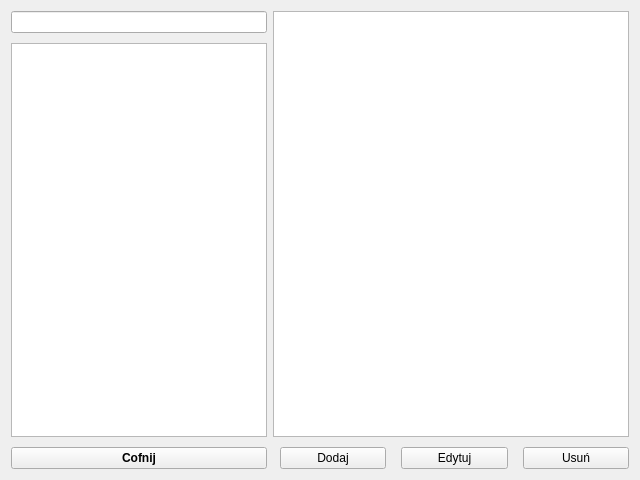
<?xml version="1.0" encoding="UTF-8"?>
<ui version="4.0">
 <class>Form</class>
 <widget class="QWidget" name="Form">
  <property name="geometry">
   <rect>
    <x>0</x>
    <y>0</y>
    <width>640</width>
    <height>480</height>
   </rect>
  </property>
  <property name="windowTitle">
   <string>Form</string>
  </property>
  <layout class="QHBoxLayout" name="horizontalLayout">
   <item>
    <layout class="QVBoxLayout" name="vbox_left">
     <property name="spacing">
      <number>10</number>
     </property>
     <item>
      <layout class="QVBoxLayout" name="vbox_child">
       <item>
        <widget class="QLineEdit" name="search">
         <property name="sizePolicy">
          <sizepolicy hsizetype="Minimum" vsizetype="Fixed">
           <horstretch>0</horstretch>
           <verstretch>0</verstretch>
          </sizepolicy>
         </property>
        </widget>
       </item>
       <item>
        <widget class="QListView" name="list_spells">
         <property name="sizePolicy">
          <sizepolicy hsizetype="Minimum" vsizetype="Expanding">
           <horstretch>0</horstretch>
           <verstretch>0</verstretch>
          </sizepolicy>
         </property>
        </widget>
       </item>
      </layout>
     </item>
     <item>
      <widget class="QPushButton" name="btn">
       <property name="font">
        <font>
         <weight>75</weight>
         <bold>true</bold>
        </font>
       </property>
       <property name="text">
        <string>Cofnij</string>
       </property>
      </widget>
     </item>
    </layout>
   </item>
   <item>
    <layout class="QVBoxLayout" name="vbox_right">
     <property name="spacing">
      <number>10</number>
     </property>
     <item>
      <widget class="QTextBrowser" name="textBrowser"/>
     </item>
     <item>
      <layout class="QHBoxLayout" name="hbox">
       <property name="spacing">
        <number>15</number>
       </property>
       <item>
        <spacer name="horizontalSpacer_2">
         <property name="orientation">
          <enum>Qt::Horizontal</enum>
         </property>
        </spacer>
       </item>
       <item>
        <widget class="QPushButton" name="add_btn">
         <property name="sizePolicy">
          <sizepolicy hsizetype="Preferred" vsizetype="Fixed">
           <horstretch>0</horstretch>
           <verstretch>0</verstretch>
          </sizepolicy>
         </property>
         <property name="text">
          <string>Dodaj</string>
         </property>
        </widget>
       </item>
       <item>
        <widget class="QPushButton" name="edit_btn">
         <property name="sizePolicy">
          <sizepolicy hsizetype="Preferred" vsizetype="Fixed">
           <horstretch>0</horstretch>
           <verstretch>0</verstretch>
          </sizepolicy>
         </property>
         <property name="text">
          <string>Edytuj</string>
         </property>
        </widget>
       </item>
       <item>
        <widget class="QPushButton" name="remove_btn">
         <property name="sizePolicy">
          <sizepolicy hsizetype="Preferred" vsizetype="Fixed">
           <horstretch>0</horstretch>
           <verstretch>0</verstretch>
          </sizepolicy>
         </property>
         <property name="text">
          <string>Usuń</string>
         </property>
        </widget>
       </item>
      </layout>
     </item>
    </layout>
   </item>
  </layout>
 </widget>
 <resources/>
 <connections/>
</ui>
